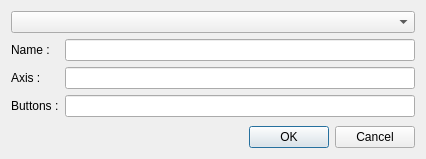
<?xml version="1.0" encoding="UTF-8"?>
<ui version="4.0">
 <class>JoystickSelector</class>
 <widget class="QDialog" name="JoystickSelector">
  <property name="geometry">
   <rect>
    <x>0</x>
    <y>0</y>
    <width>426</width>
    <height>159</height>
   </rect>
  </property>
  <property name="windowTitle">
   <string>Select input device</string>
  </property>
  <property name="windowIcon">
   <iconset theme="input-gaming"/>
  </property>
  <layout class="QVBoxLayout" name="verticalLayout">
   <item>
    <widget class="QComboBox" name="portSelect"/>
   </item>
   <item>
    <layout class="QFormLayout" name="formLayout">
     <property name="fieldGrowthPolicy">
      <enum>QFormLayout::ExpandingFieldsGrow</enum>
     </property>
     <item row="0" column="0">
      <widget class="QLabel" name="nameLabel">
       <property name="text">
        <string>Name :</string>
       </property>
      </widget>
     </item>
     <item row="0" column="1">
      <widget class="QLineEdit" name="nameLineEdit">
       <property name="readOnly">
        <bool>true</bool>
       </property>
      </widget>
     </item>
     <item row="1" column="0">
      <widget class="QLabel" name="axisLabel">
       <property name="text">
        <string>Axis :</string>
       </property>
      </widget>
     </item>
     <item row="2" column="0">
      <widget class="QLabel" name="buttonsLabel">
       <property name="text">
        <string>Buttons :</string>
       </property>
      </widget>
     </item>
     <item row="1" column="1">
      <widget class="QLineEdit" name="axisLineEdit">
       <property name="readOnly">
        <bool>true</bool>
       </property>
      </widget>
     </item>
     <item row="2" column="1">
      <widget class="QLineEdit" name="buttonsLineEdit">
       <property name="readOnly">
        <bool>true</bool>
       </property>
      </widget>
     </item>
    </layout>
   </item>
   <item>
    <widget class="QDialogButtonBox" name="buttonBox">
     <property name="orientation">
      <enum>Qt::Horizontal</enum>
     </property>
     <property name="standardButtons">
      <set>QDialogButtonBox::Cancel|QDialogButtonBox::Ok</set>
     </property>
    </widget>
   </item>
  </layout>
 </widget>
 <resources/>
 <connections>
  <connection>
   <sender>buttonBox</sender>
   <signal>accepted()</signal>
   <receiver>JoystickSelector</receiver>
   <slot>accept()</slot>
   <hints>
    <hint type="sourcelabel">
     <x>248</x>
     <y>254</y>
    </hint>
    <hint type="destinationlabel">
     <x>157</x>
     <y>274</y>
    </hint>
   </hints>
  </connection>
  <connection>
   <sender>buttonBox</sender>
   <signal>rejected()</signal>
   <receiver>JoystickSelector</receiver>
   <slot>reject()</slot>
   <hints>
    <hint type="sourcelabel">
     <x>316</x>
     <y>260</y>
    </hint>
    <hint type="destinationlabel">
     <x>286</x>
     <y>274</y>
    </hint>
   </hints>
  </connection>
 </connections>
</ui>
